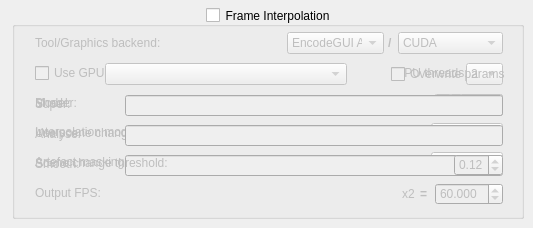
        <widget class="QWidget" name="InterpolationTab">
         <attribute name="title">
          <string>Interpolation</string>
         </attribute>
         <widget class="QGroupBox" name="InterpolationCB">
          <property name="geometry">
           <rect>
            <x>12</x>
            <y>7</y>
            <width>512</width>
            <height>212</height>
           </rect>
          </property>
          <property name="toolTip">
           <string>Enables/disables frame interpolation.</string>
          </property>
          <property name="title">
           <string>Frame Interpolation</string>
          </property>
          <property name="alignment">
           <set>Qt::AlignCenter</set>
          </property>
          <property name="checkable">
           <bool>true</bool>
          </property>
          <property name="checked">
           <bool>false</bool>
          </property>
          <widget class="QComboBox" name="ToolInterpDD">
           <property name="geometry">
            <rect>
             <x>275</x>
             <y>25</y>
             <width>97</width>
             <height>22</height>
            </rect>
           </property>
           <property name="toolTip">
            <string>&lt;html&gt;&lt;head/&gt;&lt;body&gt;&lt;p&gt;The tool to use for interpolation. &lt;/p&gt;&lt;p&gt;Recommended: EncodeGUI AI&lt;/p&gt;&lt;/body&gt;&lt;/html&gt;</string>
           </property>
           <property name="currentText">
            <string>EncodeGUI AI</string>
           </property>
           <property name="currentIndex">
            <number>0</number>
           </property>
           <item>
            <property name="text">
             <string>EncodeGUI AI</string>
            </property>
           </item>
           <item>
            <property name="text">
             <string>RIFE</string>
            </property>
           </item>
           <item>
            <property name="text">
             <string>SVPFlow</string>
            </property>
           </item>
          </widget>
          <widget class="QLabel" name="ToolInterpLabel">
           <property name="geometry">
            <rect>
             <x>23</x>
             <y>28</y>
             <width>130</width>
             <height>16</height>
            </rect>
           </property>
           <property name="text">
            <string>Tool/Graphics backend:</string>
           </property>
          </widget>
          <widget class="QCheckBox" name="UseGPUCB">
           <property name="geometry">
            <rect>
             <x>23</x>
             <y>56</y>
             <width>75</width>
             <height>20</height>
            </rect>
           </property>
           <property name="toolTip">
            <string>Enables/disables using GPU.</string>
           </property>
           <property name="text">
            <string>Use GPU:</string>
           </property>
          </widget>
          <widget class="QComboBox" name="GPUInterpDD">
           <property name="enabled">
            <bool>false</bool>
           </property>
           <property name="geometry">
            <rect>
             <x>93</x>
             <y>56</y>
             <width>242</width>
             <height>22</height>
            </rect>
           </property>
           <property name="toolTip">
            <string>Selects the GPU for frame rendering.</string>
           </property>
          </widget>
          <widget class="QLabel" name="GPUThreadInterpLabel">
           <property name="enabled">
            <bool>false</bool>
           </property>
           <property name="geometry">
            <rect>
             <x>383</x>
             <y>56</y>
             <width>71</width>
             <height>20</height>
            </rect>
           </property>
           <property name="text">
            <string>GPU threads:</string>
           </property>
          </widget>
          <widget class="QComboBox" name="GPUThreadDD">
           <property name="enabled">
            <bool>false</bool>
           </property>
           <property name="geometry">
            <rect>
             <x>454</x>
             <y>56</y>
             <width>37</width>
             <height>22</height>
            </rect>
           </property>
           <property name="toolTip">
            <string>Sets the number of GPU threads for NCNN interpolation.</string>
           </property>
           <property name="currentIndex">
            <number>1</number>
           </property>
           <item>
            <property name="text">
             <string>1</string>
            </property>
           </item>
           <item>
            <property name="text">
             <string>2</string>
            </property>
           </item>
           <item>
            <property name="text">
             <string>3</string>
            </property>
           </item>
           <item>
            <property name="text">
             <string>4</string>
            </property>
           </item>
          </widget>
          <widget class="QLabel" name="ModelInterpLabel">
           <property name="geometry">
            <rect>
             <x>23</x>
             <y>88</y>
             <width>52</width>
             <height>16</height>
            </rect>
           </property>
           <property name="text">
            <string>Model:</string>
           </property>
          </widget>
          <widget class="QComboBox" name="ModelInterpDD">
           <property name="geometry">
            <rect>
             <x>422</x>
             <y>87</y>
             <width>69</width>
             <height>22</height>
            </rect>
           </property>
           <property name="toolTip">
            <string>Sets the model for EncodeGUI AI</string>
           </property>
           <item>
            <property name="text">
             <string>Fastest</string>
            </property>
           </item>
           <item>
            <property name="text">
             <string>Fast</string>
            </property>
           </item>
           <item>
            <property name="text">
             <string>Slow</string>
            </property>
           </item>
          </widget>
          <widget class="QCheckBox" name="SceneChangeCB">
           <property name="geometry">
            <rect>
             <x>477</x>
             <y>119</y>
             <width>25</width>
             <height>20</height>
            </rect>
           </property>
           <property name="toolTip">
            <string>Enables scene change detection to reduce interpolation artefacts.</string>
           </property>
           <property name="text">
            <string/>
           </property>
           <property name="checked">
            <bool>true</bool>
           </property>
          </widget>
          <widget class="QDoubleSpinBox" name="OutputFPSNUD">
           <property name="geometry">
            <rect>
             <x>423</x>
             <y>176</y>
             <width>68</width>
             <height>22</height>
            </rect>
           </property>
           <property name="toolTip">
            <string>The output FPS.</string>
           </property>
           <property name="decimals">
            <number>3</number>
           </property>
           <property name="minimum">
            <double>10.000000000000000</double>
           </property>
           <property name="maximum">
            <double>780.000000000000000</double>
           </property>
           <property name="value">
            <double>60.000000000000000</double>
           </property>
          </widget>
          <widget class="QLabel" name="OutFPSLabel">
           <property name="geometry">
            <rect>
             <x>23</x>
             <y>178</y>
             <width>69</width>
             <height>16</height>
            </rect>
           </property>
           <property name="text">
            <string>Output FPS:</string>
           </property>
          </widget>
          <widget class="QLabel" name="SceneChangeLabel">
           <property name="geometry">
            <rect>
             <x>23</x>
             <y>118</y>
             <width>195</width>
             <height>16</height>
            </rect>
           </property>
           <property name="text">
            <string>Use scene change detection:</string>
           </property>
          </widget>
          <widget class="QComboBox" name="BackendDD">
           <property name="geometry">
            <rect>
             <x>386</x>
             <y>25</y>
             <width>105</width>
             <height>22</height>
            </rect>
           </property>
           <property name="toolTip">
            <string>&lt;html&gt;&lt;head/&gt;&lt;body&gt;&lt;p&gt;Sets the graphics processing backend to use for the specified interpolation tool.&lt;/p&gt;&lt;p&gt;Recommended: CUDA&lt;/p&gt;&lt;/body&gt;&lt;/html&gt;</string>
           </property>
           <item>
            <property name="text">
             <string>CUDA</string>
            </property>
           </item>
           <item>
            <property name="text">
             <string>Vulkan (NCNN)</string>
            </property>
           </item>
           <item>
            <property name="text">
             <string>CPU</string>
            </property>
           </item>
          </widget>
          <widget class="QLabel" name="SlashLabel">
           <property name="geometry">
            <rect>
             <x>376</x>
             <y>28</y>
             <width>19</width>
             <height>16</height>
            </rect>
           </property>
           <property name="font">
            <font>
             <bold>true</bold>
            </font>
           </property>
           <property name="text">
            <string>/</string>
           </property>
          </widget>
          <widget class="QLabel" name="ShaderLabel">
           <property name="geometry">
            <rect>
             <x>23</x>
             <y>88</y>
             <width>49</width>
             <height>16</height>
            </rect>
           </property>
           <property name="text">
            <string>Shader:</string>
           </property>
          </widget>
          <widget class="QComboBox" name="RIFEModelVKDD">
           <property name="geometry">
            <rect>
             <x>436</x>
             <y>87</y>
             <width>55</width>
             <height>22</height>
            </rect>
           </property>
           <property name="toolTip">
            <string>Sets the RIFE model to use for NCNN.</string>
           </property>
           <item>
            <property name="text">
             <string>v1.8</string>
            </property>
           </item>
           <item>
            <property name="text">
             <string>v2.3</string>
            </property>
           </item>
           <item>
            <property name="text">
             <string>v2.4</string>
            </property>
           </item>
           <item>
            <property name="text">
             <string>v3.1</string>
            </property>
           </item>
           <item>
            <property name="text">
             <string>v4.0</string>
            </property>
           </item>
           <item>
            <property name="text">
             <string>v4.6</string>
            </property>
           </item>
          </widget>
          <widget class="QComboBox" name="RIFEModelCADD">
           <property name="geometry">
            <rect>
             <x>437</x>
             <y>87</y>
             <width>54</width>
             <height>22</height>
            </rect>
           </property>
           <property name="toolTip">
            <string>Sets the RIFE model to use for CUDA.</string>
           </property>
           <item>
            <property name="text">
             <string>v4.0</string>
            </property>
           </item>
           <item>
            <property name="text">
             <string>v4.6</string>
            </property>
           </item>
          </widget>
          <widget class="QComboBox" name="ShaderDD">
           <property name="geometry">
            <rect>
             <x>447</x>
             <y>87</y>
             <width>44</width>
             <height>22</height>
            </rect>
           </property>
           <property name="toolTip">
            <string>Sets the SVP shader to use for frame rendering.</string>
           </property>
           <item>
            <property name="text">
             <string>1</string>
            </property>
           </item>
           <item>
            <property name="text">
             <string>2</string>
            </property>
           </item>
           <item>
            <property name="text">
             <string>11</string>
            </property>
           </item>
           <item>
            <property name="text">
             <string>13</string>
            </property>
           </item>
           <item>
            <property name="text">
             <string>21</string>
            </property>
           </item>
           <item>
            <property name="text">
             <string>23</string>
            </property>
           </item>
          </widget>
          <widget class="QCheckBox" name="ParamsCB">
           <property name="geometry">
            <rect>
             <x>379</x>
             <y>57</y>
             <width>118</width>
             <height>20</height>
            </rect>
           </property>
           <property name="toolTip">
            <string>Enables/disables manual entry for SVPFlow params.</string>
           </property>
           <property name="text">
            <string>Overwrite params</string>
           </property>
          </widget>
          <widget class="QLabel" name="EqualsLabel">
           <property name="geometry">
            <rect>
             <x>408</x>
             <y>179</y>
             <width>21</width>
             <height>16</height>
            </rect>
           </property>
           <property name="text">
            <string>&lt;html&gt;&lt;head/&gt;&lt;body&gt;&lt;p&gt;&lt;span style=&quot; font-weight:700;&quot;&gt;=&lt;/span&gt;&lt;/p&gt;&lt;/body&gt;&lt;/html&gt;</string>
           </property>
          </widget>
          <widget class="QLabel" name="InterpModeLabel">
           <property name="geometry">
            <rect>
             <x>23</x>
             <y>117</y>
             <width>113</width>
             <height>16</height>
            </rect>
           </property>
           <property name="text">
            <string>Interpolation mode:</string>
           </property>
          </widget>
          <widget class="QComboBox" name="InterpModeDD">
           <property name="geometry">
            <rect>
             <x>419</x>
             <y>116</y>
             <width>72</width>
             <height>22</height>
            </rect>
           </property>
           <property name="toolTip">
            <string>Sets the interpolation mode for SVPFlow.</string>
           </property>
           <item>
            <property name="text">
             <string>Uniform</string>
            </property>
           </item>
           <item>
            <property name="text">
             <string>1m</string>
            </property>
           </item>
           <item>
            <property name="text">
             <string>2m</string>
            </property>
           </item>
           <item>
            <property name="text">
             <string>Auto</string>
            </property>
           </item>
          </widget>
          <widget class="QLabel" name="ArtefactMaskLabel">
           <property name="geometry">
            <rect>
             <x>23</x>
             <y>147</y>
             <width>98</width>
             <height>16</height>
            </rect>
           </property>
           <property name="text">
            <string>Artefact masking:</string>
           </property>
          </widget>
          <widget class="QComboBox" name="ArtefactMaskDD">
           <property name="geometry">
            <rect>
             <x>419</x>
             <y>145</y>
             <width>72</width>
             <height>22</height>
            </rect>
           </property>
           <item>
            <property name="text">
             <string>High</string>
            </property>
           </item>
           <item>
            <property name="text">
             <string>Medium</string>
            </property>
           </item>
           <item>
            <property name="text">
             <string>Low</string>
            </property>
           </item>
           <item>
            <property name="text">
             <string>Off</string>
            </property>
           </item>
          </widget>
          <widget class="QLineEdit" name="SuperTxtBox">
           <property name="geometry">
            <rect>
             <x>113</x>
             <y>88</y>
             <width>378</width>
             <height>21</height>
            </rect>
           </property>
           <property name="toolTip">
            <string>Allows manual entry for super params in SVPFlow.</string>
           </property>
          </widget>
          <widget class="QLabel" name="SuperLabel">
           <property name="geometry">
            <rect>
             <x>23</x>
             <y>89</y>
             <width>74</width>
             <height>16</height>
            </rect>
           </property>
           <property name="text">
            <string>Super:</string>
           </property>
          </widget>
          <widget class="QLabel" name="AnalyseLabel">
           <property name="geometry">
            <rect>
             <x>23</x>
             <y>119</y>
             <width>57</width>
             <height>16</height>
            </rect>
           </property>
           <property name="text">
            <string>Analyse:</string>
           </property>
          </widget>
          <widget class="QLineEdit" name="AnalyseTxtBox">
           <property name="geometry">
            <rect>
             <x>113</x>
             <y>118</y>
             <width>378</width>
             <height>21</height>
            </rect>
           </property>
           <property name="toolTip">
            <string>Allows manual entry for analyse params in SVPFlow.</string>
           </property>
          </widget>
          <widget class="QLabel" name="SmoothLabel">
           <property name="geometry">
            <rect>
             <x>23</x>
             <y>149</y>
             <width>67</width>
             <height>16</height>
            </rect>
           </property>
           <property name="text">
            <string>Smooth:</string>
           </property>
          </widget>
          <widget class="QLineEdit" name="SmoothTxtBox">
           <property name="geometry">
            <rect>
             <x>113</x>
             <y>148</y>
             <width>378</width>
             <height>21</height>
            </rect>
           </property>
           <property name="toolTip">
            <string>Allows manual entry for smooth params in SVPFlow.</string>
           </property>
          </widget>
          <widget class="QLabel" name="Times2Label">
           <property name="geometry">
            <rect>
             <x>390</x>
             <y>179</y>
             <width>23</width>
             <height>16</height>
            </rect>
           </property>
           <property name="text">
            <string>x2</string>
           </property>
          </widget>
          <widget class="QDoubleSpinBox" name="SCThresholdNUD">
           <property name="enabled">
            <bool>false</bool>
           </property>
           <property name="geometry">
            <rect>
             <x>442</x>
             <y>147</y>
             <width>49</width>
             <height>22</height>
            </rect>
           </property>
           <property name="maximum">
            <double>1.000000000000000</double>
           </property>
           <property name="singleStep">
            <double>0.010000000000000</double>
           </property>
           <property name="value">
            <double>0.120000000000000</double>
           </property>
          </widget>
          <widget class="QLabel" name="SCThresholdLabel">
           <property name="geometry">
            <rect>
             <x>23</x>
             <y>148</y>
             <width>133</width>
             <height>16</height>
            </rect>
           </property>
           <property name="text">
            <string>Scene change threshold:</string>
           </property>
          </widget>
         </widget>
        </widget>
